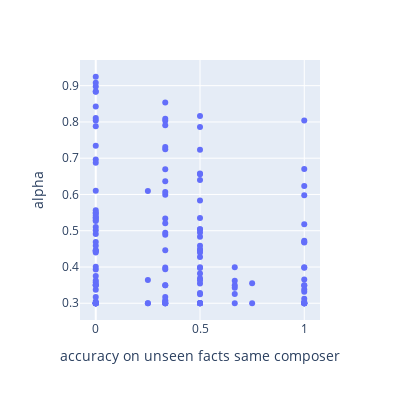

Write notebook code for a chart like this one.
### Code cell
fig = px.scatter(x=df_generalized.generalized, y=df_generalized.alpha, width=400, height=400, labels={'x': 'accuracy on unseen facts same composer', 'y': 'alpha'})
fig.show()

### Figure 1 — Plotly figure (JSON) as saved in the notebook; plotly's stock layout.template omitted (floating-point values rounded to 4 significant figures; data arrays with more than 128 entries replaced by an {"elided": "..."} marker saying what was removed)
{"data": [{"hovertemplate": "accuracy on unseen facts same composer=%{x}<br>alpha=%{y}<extra></extra>", "legendgroup": "", "marker": {"color": "#636efa", "symbol": "circle"}, "mode": "markers", "name": "", "orientation": "v", "showlegend": false, "type": "scatter", "x": {"elided": "144 float values"}, "xaxis": "x", "y": {"elided": "144 float values"}, "yaxis": "y"}], "layout": {"height": 400, "legend": {"tracegroupgap": 0}, "margin": {"t": 60}, "width": 400, "xaxis": {"anchor": "y", "domain": [0, 1], "title": {"text": "accuracy on unseen facts same composer"}}, "yaxis": {"anchor": "x", "domain": [0, 1], "title": {"text": "alpha"}}}}
